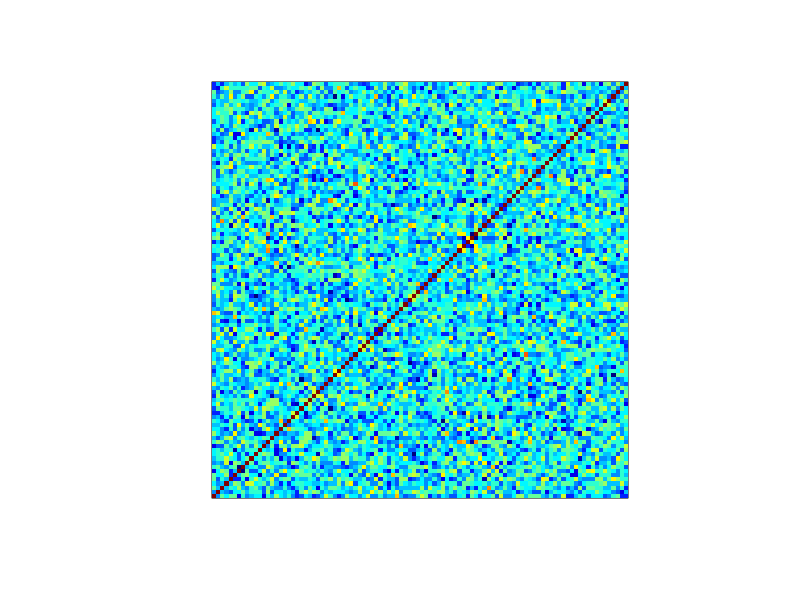
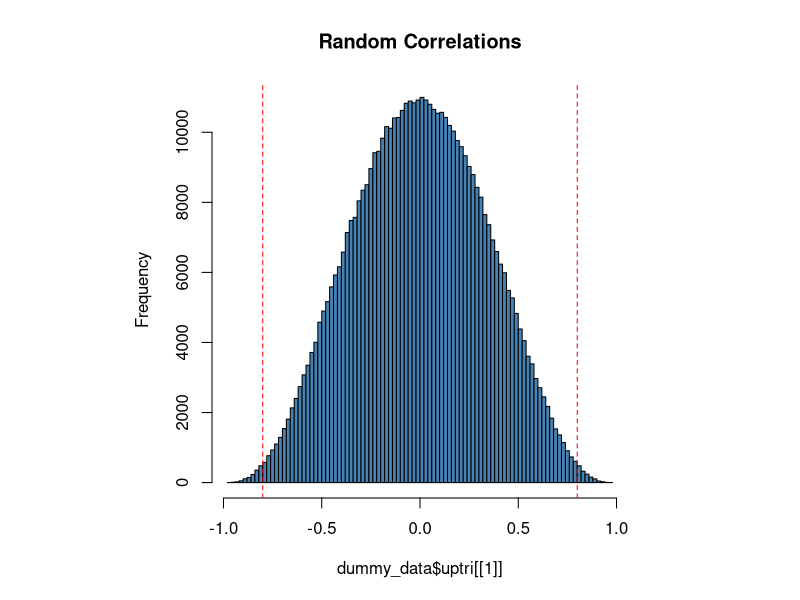
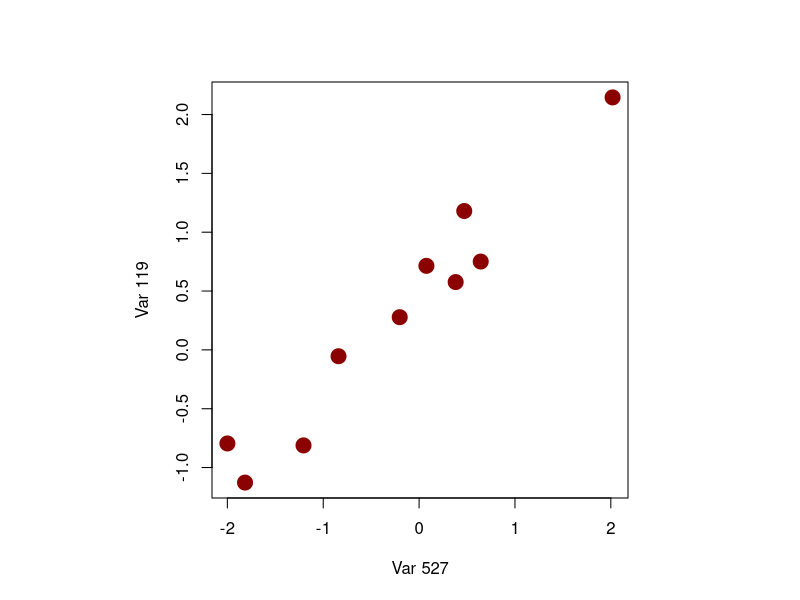
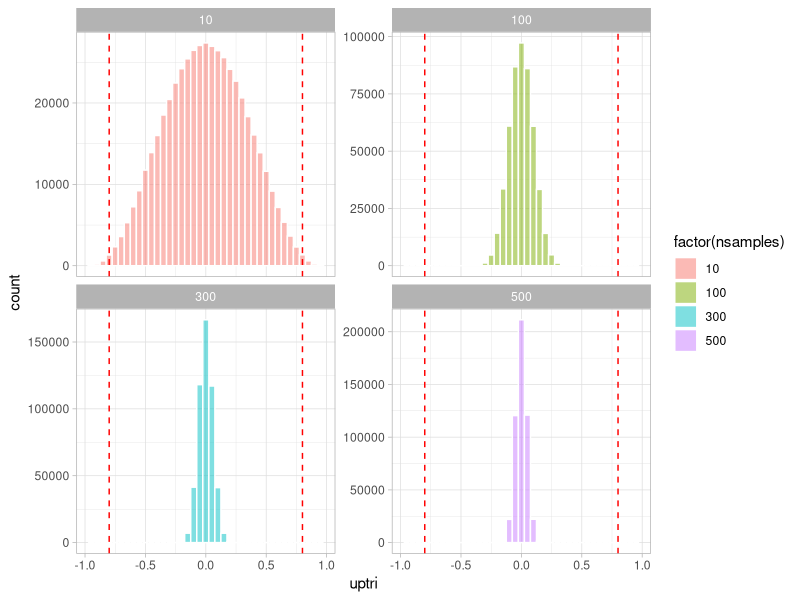

Reproduce these figures in R, in order.
## ---- chunk 1
knitr::opts_chunk$set(echo = TRUE, warning = FALSE, message = FALSE)
## ---- chunk 2
library(tidyverse)
## ---- chunk 3
## Random expression data matrix
dummy_data <- tibble(nsamples = seq(10,500,10)) %>% 
  mutate(DM = map(nsamples,function(x) matrix(rnorm(1000*x), ncol = 1000)))

head(dummy_data)
## ---- chunk 4
## I'm using purrr

dummy_data <- dummy_data %>% 
  mutate(varCorr = map(DM,function(f) cor(f)))
## ---- chunk 5
dim(dummy_data$varCorr[[3]])

jet.colors <- colorRampPalette(c("#00007F", "blue", "#007FFF", "cyan", "#7FFF7F", "yellow", "#FF7F00", "red", "#7F0000"))

par(pty="s")
image(t(dummy_data$varCorr[[3]][1:100,1:100]), xaxt = "n", yaxt = "n", col = jet.colors(20))
## ---- chunk 6
dummy_data <- dummy_data %>% 
  mutate(uptri = map(varCorr,~.x[upper.tri(.x)]))
## ---- chunk 7
hist(dummy_data$uptri[[1]], 
     col = "steelblue", 
     breaks = 100,
     main = "Random Correlations")
abline(v = c(-0.8,0.8), col = "red", lty = 2)
## ---- chunk 8
range(dummy_data$uptri[[1]])
## ---- chunk 9
highcorrid <- which(dummy_data$varCorr[[1]] > 0.95 & dummy_data$varCorr[[1]] != 1, arr.ind = TRUE)
highcorrid
## ---- chunk 10
par(pty="s")
plot(dummy_data$DM[[1]][,highcorrid[1,1]],dummy_data$DM[[1]][,highcorrid[1,2]], 
     xlab = paste0("Var ",highcorrid[1,1]), 
     ylab = paste0("Var ",highcorrid[1,2]),
     col = "darkred", pch = 19, cex = 2)
## ---- chunk 11
dummy_data %>% 
  filter(nsamples %in% c(10,100,300, 500)) %>% 
  dplyr::select(nsamples, uptri) %>%                  ## this is needed because a function called `select` is abiguous
  unnest(uptri) %>% 
  ggplot() + 
  geom_histogram(aes(x = uptri, fill = factor(nsamples)), alpha = 0.5, col = "white", binwidth = 0.05) + 
  geom_vline(xintercept = c(-0.8,0.8), col  ="red", lty = 2) + 
  facet_wrap(vars(nsamples), scales = "free_y") + 
  theme_light()
## ---- chunk 12
ex2 <- tibble(nvar = c(5,10,100,1000,10000))
ex2
## ---- chunk 13
ex2 <- ex2 %>% 
  mutate(A = map(nvar,function(x) matrix(rnorm(x*10), nrow = 10)))

ex2
## ---- chunk 14
ex2 <- ex2 %>% 
  mutate(B = map(nvar,function(x) matrix(rnorm(x*10), nrow = 10)))

ex2
## ---- chunk 15
myt <- function(m,n) {
  ps <- rep(0,ncol(m))
  for (i in 1:length(ps)){
    myt <- t.test(m[,i],n[,i])
    ps[i] <- myt$p.value
  }
  return(ps)
}
## ---- chunk 16

## map2 is the extension of map the case in which the new column is created combining 
## the content of other two columns ...
ex2 <- ex2 %>% 
  mutate(ps = map2(A,B,function(x,y) myt(x,y)))

ex2
